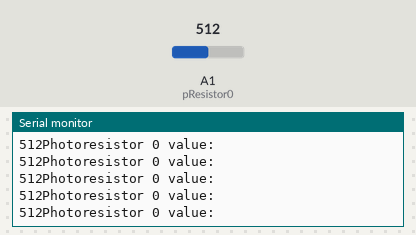
A sketch run on a simulated Arduino Uno, built with avr-gcc and run on an emulated ATmega328P. Shown: the last lines printed to the serial monitor. The inputs (shaded band) are chosen by the test bench; at power-on: A1 (pResistor0) = 512.

Above: at 1.2 s.
1.3 s: A1 (pResistor0) set to 106
At 2.1 s:
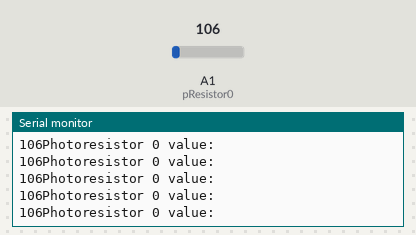
4.3 s: A1 (pResistor0) set to 88
At 5.2 s:
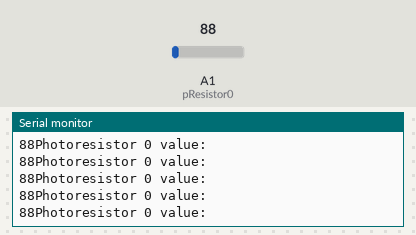
13.3 s: A1 (pResistor0) set to 8
At 14.4 s:
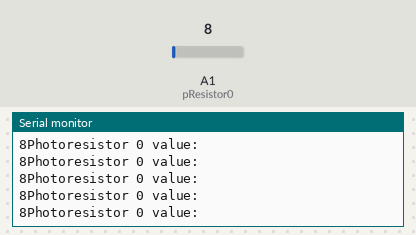
14.8 s: A1 (pResistor0) set to 11
At 15.8 s:
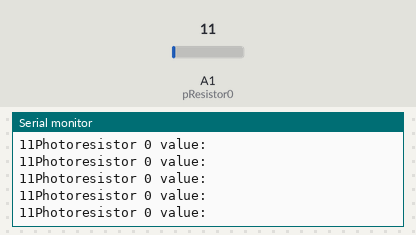
Timing chart, 0 to 17.8 s (numbered marks = the images above; inputs shaded):
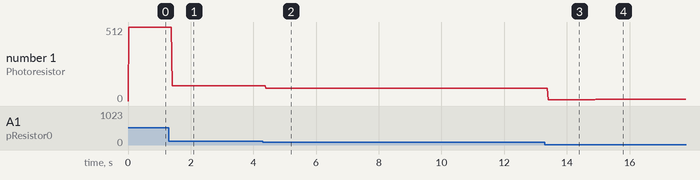

The sketch:

lightsensor.ino
```cpp
//? board 3rd up right side (3rd in array) increases 1st up left (1st in array)
  //? but ONLY when 1st up from left ISNT connected

//? board 4th up rigt does nothing ()

//? board 1st up left is accurate, but value goes to both 1 and 5 in array

//? when 3rd up right and 1st up left connected, both are accurate
   //? but 5th in array is same as 1st

//? when 2nd up left side is connected, it works, increasees 7th in array

//? when 3rd up left is connected, it works, increases 6th in array


// 1, 3, 2, 0, 5


const int pResistor0 = A1;
//const int pResistor1 = A1;


int value0;
//int value1;

void setup(){
  Serial.begin(9600);
  pinMode(pResistor0, INPUT);
  //pinMode(pResistor1, INPUT);
}


void loop(){
  value0 = analogRead(pResistor0);
  //value1 = analogRead(pResistor1);
  Serial.println("Photoresistor 0 value: \r");
  Serial.print(value0);
}
```

Measured:
- after the input at 1.3 s, the serial monitor: prints a new line after 0.11 s (image 1)
- after the input at 4.3 s, the serial monitor: prints a new line after 0.10 s (image 2)
- after the input at 13.3 s, the serial monitor: prints a new line after 0.10 s (image 3)
- after the input at 14.8 s, the serial monitor: prints a new line after 0.12 s (image 4)
- plotted number 1: 512 → 106 after the input at 1.3 s, 106 → 88 after the input at 4.3 s, 88 → 8 after the input at 13.3 s, 8 → 11 after the input at 14.8 s
